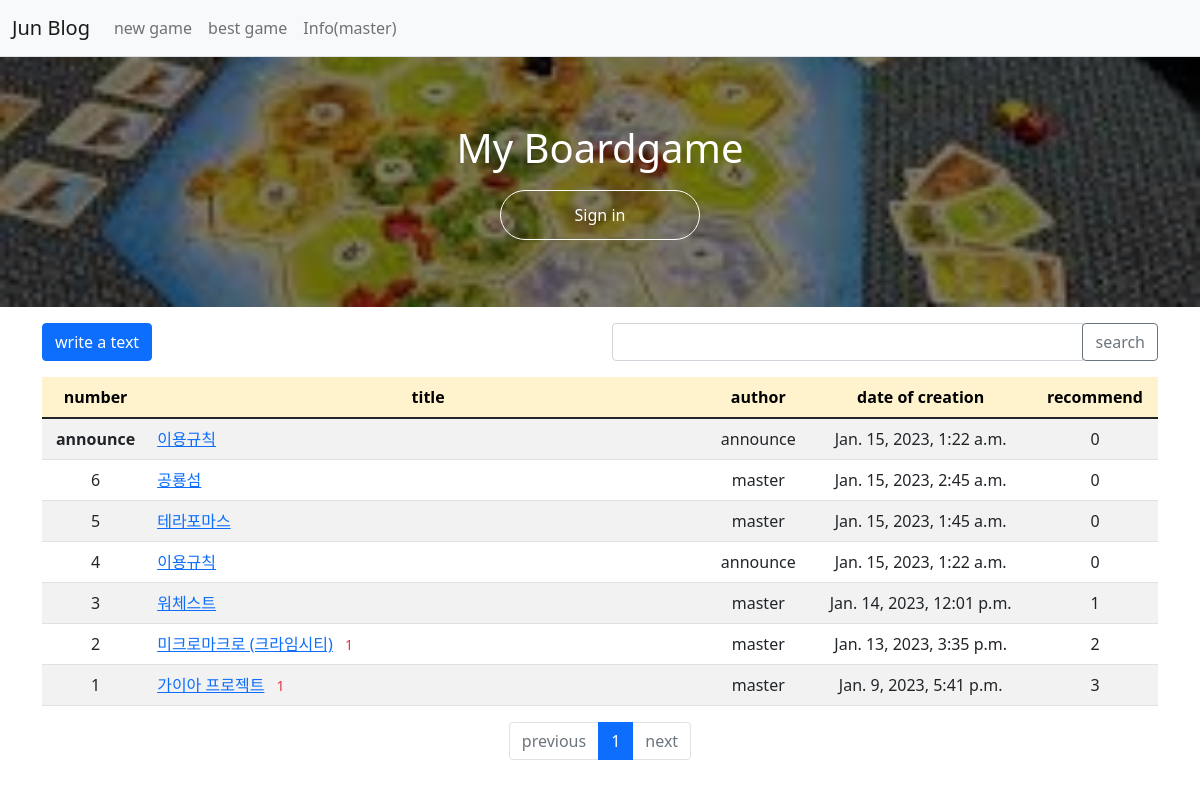
/pybo/ (signed in), run on the app's committed database.
### pybo/models.py (models this page shows, shortened)
class Question(models.Model):
    author = models.ForeignKey(User, on_delete=models.CASCADE, related_name='author_question')
    subject = models.CharField(max_length=200)
    content = models.TextField()
    create_date = models.DateTimeField()
    modify_date = models.DateTimeField(null=True, blank=True)
    voter = models.ManyToManyField(User, related_name='voter_question')

### pybo/views/base_views.py (the view, shortened to what this page needs)
# urls.py: path('', base_views.index, name='index')
def index(request):
    page = request.GET.get('page', '1')
    kw = request.GET.get('kw', '')
    question_list = Question.objects.order_by('-create_date')
    paginator = Paginator(question_list, 10)
    page_obj = paginator.get_page(page)
    context = {'question_list': page_obj, 'page': page, 'kw': kw}
    return render(request, 'pybo/question_list.html', context)

### pybo/templatetags/pybo_filter.py (called while the page is built)
@register.filter
def sub(value, arg):
    return value - arg

### templates/pybo/question_list.html (shortened to what this page needs)
{% extends 'base.html' %}
{% load pybo_filter %}
{% block content %}
<div class="container my-3">
    <div class="row my-3">
        <div class="col-6">
            <a href="{% url 'pybo:question_create' %}" class="btn btn-primary">write a text</a>
        </div>
        <div class="col-6">
            <div class="input-group">
                <input type="text" id="search_kw" class="form-control" value="{{ kw|default_if_none:'' }}">
                <div class="input-group-append">
                    <button class="btn btn-outline-secondary" type="button" id="btn_search">search</button>
                </div>
            </div>
        </div>
    </div>
    <table class="table table-striped  table-hover ">
        <thead>
        <tr class="text-center table-warning">
            <th>number</th>
            <th style="width:50%">title</th>
            <th>author</th>
            <th>date of creation</th>
            <th>recommend</th>
        </tr>
        </thead>
        <tbody>
        {% if question_list %}
        {% for question in question_list %}
        {% if question.author.username == 'announce' %}
        <tr class="text-center">
            <td>
                <strong>announce</strong>
            </td>
            <td class="text-start">
                <a href="{% url 'pybo:detail' question.id %}">{{ question.subject }}</a>
            </td>
            <td>{{ question.author.username }}</td>
            <td>{{ question.create_date }}</td>
            <td>{{ question.voter.count }}</td>
        </tr>
        {% endif %}
        {% endfor %}
        {% for question in question_list %}
        <tr class="text-center">
            <td>
                {{ question_list.paginator.count|sub:question_list.start_index|sub:forloop.counter0|add:1 }}
            </td>
            <td class="text-start">
                <a href="{% url 'pybo:detail' question.id %}">{{ question.subject }}</a>
                {% if question.answer_set.count > 0 %}
                <span class="text-danger small mx-2">{{ question.answer_set.count }}</span>
                {% endif %}
            </td>
            <td>{{ question.author.username }}</td>
            <td>{{ question.create_date }}</td>
            <td>{{ question.voter.count }}</td>
        </tr>
        {% endfor %}
        {% else %}
        <tr>
            <td colspan="4">Have no question</td>
        </tr>
        {% endif %}
        </tbody>
    </table>
    <ul class="pagination justify-content-center">
        {% if question_list.has_previous %}
        <a class="page-link" data-page="{{ question_list.previous_page_number }}"
           href="javascript:void(0)">previous</a>
        </li>
        {% else %}
        <li class="page-item disabled">
            <a class="page-link" tabindex="-1" aria-disabled="true" href="#">previous</a>
        </li>
        {% endif %}
        {% for page_number in question_list.paginator.page_range %}
        {% if page_number >= question_list.number|add:-5 and page_number <= question_list.number|add:5 %}
        {% if page_number == question_list.number %}
        <li class="page-item active" aria-current="page">
             <a class="page-link" data-page="{{ page_number }}"
           href="javascript:void(0)">{{ page_number }}</a>
        </li>
        {% else %}
        <li class="page-item">
            <a class="page-link" data-page="{{ page_number }}"
           href="javascript:void(0)">{{ page_number }}</a>
        </li>
        {% endif %}
        {% endif %}
        {% endfor %}
        {% if question_list.has_next %}
        <li class="page-item">
            <a class="page-link" data-page="{{ question_list.next_page_number }}"
               href="javascrip:void(0)">next</a>
        </li>
        {% else %}
        <li class="page-item disabled">
            <a class="page-link" tabindex="-1" aria-disabled="true" href="#">next</a>
        </li>
        {% endif %}
    </ul>
</div>
{% endblock %}

### templates/navbar.html (shortened to what this page needs)
<nav class="navbar navbar-expand-lg navbar-light bg-light border-bottom">
    <div class="container-fluid">
        <a class="navbar-brand"  href="{% url 'pybo:index' %}">Jun Blog</a>
        <div class="collapse navbar-collapse" id="navbarSupportedContent">
            <ul class="navbar-nav me-auto mb-2 mb-lg-0">
                <li class="nav-item">
                    <a class="nav-link" href="{% url 'pybo:new_game' %}">new game</a>
                </li>
                <li class="nav-item">
                    <a class="nav-link" href="{% url 'pybo:best_game' %}">best game</a>
                </li>
                <li class="nav-item">
                    {% if user.is_authenticated %}
                    <a class="nav-link" href="{% url 'common:info' %}">Info({{ user.username }}) </a>
                    {% endif %}
                </li>
            </ul>
        </div>
    </div>
</nav>

### data on the page
Question: subject "이용규칙", author.username "announce", create_date "Jan. 15, 2023, 1:22 a.m.", voter.count "0", paginator.count|sub "4"
Question: paginator.count|sub "6", subject "공룡섬", author.username "master", create_date "Jan. 15, 2023, 2:45 a.m.", voter.count "0"
Question: paginator.count|sub "5", subject "테라포마스", author.username "master", create_date "Jan. 15, 2023, 1:45 a.m.", voter.count "0"
Question: paginator.count|sub "3", subject "워체스트", author.username "master", create_date "Jan. 14, 2023, 12:01 p.m.", voter.count "1"
Question: paginator.count|sub "2", subject "미크로마크로 (크라임시티)", answer_set.count "1", author.username "master", create_date "Jan. 13, 2023, 3:35 p.m.", voter.count "2"
Question: paginator.count|sub "1", subject "가이아 프로젝트", answer_set.count "1", author.username "master", create_date "Jan. 9, 2023, 5:41 p.m.", voter.count "3"

### other printed values
{{ user.username }} "master"
{{ page_number }} "1"
